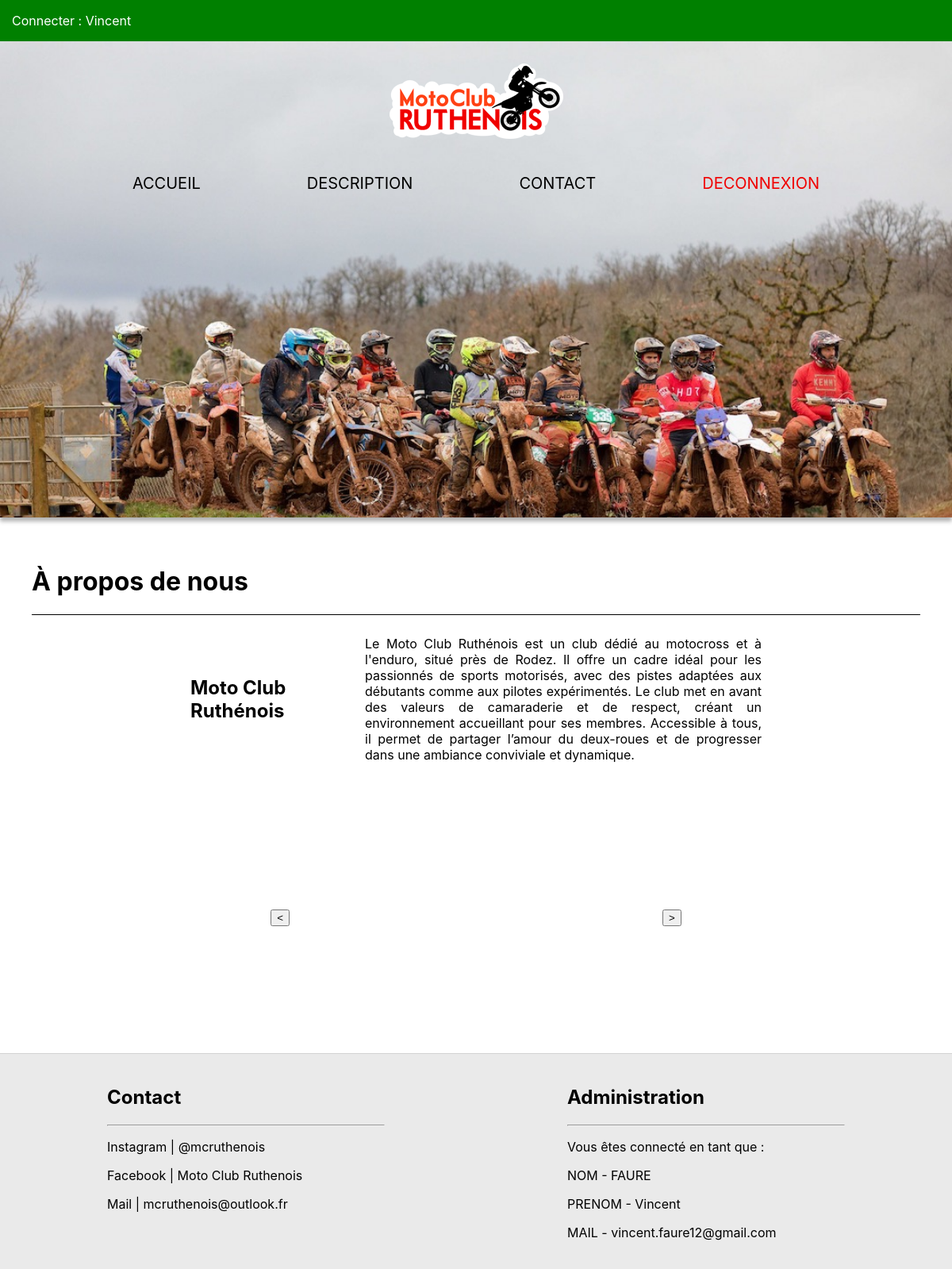
Page / (signed in) on the committed database.
### tables this page shows
CREATE TABLE club(
    nom varchar(50) PRIMARY KEY,
    mail varchar(320) NOT NULL,
    insta varchar(100),
    facebook varchar(100),
    description TEXT
);

### routage/Router.php (called while the page is built, shortened)
<?php
class Router{
    public function route($dataBaseSource){
        $controller = new $controllerQualifiedName();
        $action = HttpParam::getParam("action") ?: 'index';
        if ($dataBaseSource != null) {
            $view = $controller->$action($dataBaseSource->getPdo());
        } else {
            $view = $controller->$action();
        }
        $view->render();
    }
}

### service/AccueilService.php (called while the page is built)
<?php
class AccueilService {
    public function getInfosClub($pdo){
        $sql = "SELECT mail, facebook, insta, description, nom FROM club";
        $searchStmt = $pdo->query($sql);
        $articles = $searchStmt->fetchAll(PDO::FETCH_ASSOC);
        return $articles;
    }
}

### controller/AccueilController.php (called while the page is built)
<?php
include("service/AccueilService.php");
class AccueilController{
    private $accueilService;
    public function __construct(){
        $this->accueilService = new AccueilService();
    }
    public function index($pdo) {
        $infos = $this->accueilService->getInfosClub($pdo);
        $view = new View("accueil");
        foreach($infos as $info){
            $view->addValue("mail", $info['mail']);
            $view->addValue("insta", $info['insta']);
            $view->addValue("facebook", $info['facebook']);
            $view->addValue("description", $info['description']);
            $view->addValue("nom", $info['nom']);
        }
        return $view;
    }
}

### view/accueil.php (the view, shortened to what this page needs)
<div class="contenu">
    <div class="titre-contenu">
        <h1>À propos de nous</h1>
        <div class="line"></div>
    </div>
    <section>
        <section id="desc-club">
            <h2><?php echo $nom; ?></h2>
            <p><?php echo $description; ?></p>
        </section>
        <div id="carrousel">
            <button id="prevButton" class="carousel-button" onclick="showPrevImage()"><</button>
            <section id="image-viewer">
            </section>
            <button id="prevButton" class="carousel-button" onclick="showNextImage()">></button>
        </div>
    </section>
</div>

### css/police.css (style rules this page uses)
body { font-family: 'Inter', sans-serif; font-weight: normal; }
h1 { font-weight: bold; font-size: 24pt; }

### css/style.css (style rules this page uses)
body { display: flex; margin: 0; align-items: stretch; flex-direction: column; justify-content: center; height: 100%; user-select: none; -webkit-user-select: none; }
div.contenu { display: flex; flex-direction: column; align-items: stretch; }
div.titre-contenu { margin-top: 40px; margin-left: 40px; margin-right: 40px; display: flex; flex-direction: column; align-items: stretch; }
div.line { background-color: black; height: 1px; }
#desc-club { display: flex; flex-direction: row; align-items: center; justify-content: center; gap: 20px; padding: 10px 40px 10px 40px; }
#desc-club h2 { width: 200px; }
#desc-club p { width: 500px; text-align: justify; }
#carrousel { display: flex; flex-direction: row; justify-content: center; align-items: center; padding: 20px; gap: 10px; }
#image-viewer { display: flex; width: 450px; height: 300px; align-items: center; justify-content: center; }

### rows in the picture
club: nom "Moto Club Ruthénois", description "Le Moto Club Ruthénois est un club dédié au motocross et à l'enduro, situé près de Rodez. Il offre un cadre idéal pour les passionnés de sports motorisés, avec des pistes adaptées aux débutants comme aux pilotes expérimentés. Le club met en avant des valeurs de camaraderie et de respect, créant un environnement accueillant pour ses membres. Accessible à tous, il permet de partager l’amour du deux-roues et de progresser dans une ambiance conviviale et dynamique."

### other values in the picture
$_SESSION["prenom"] "Vincent"
$_SESSION["nom"] "FAURE"
$_SESSION["mail"] "vincent.faure12@gmail.com"
